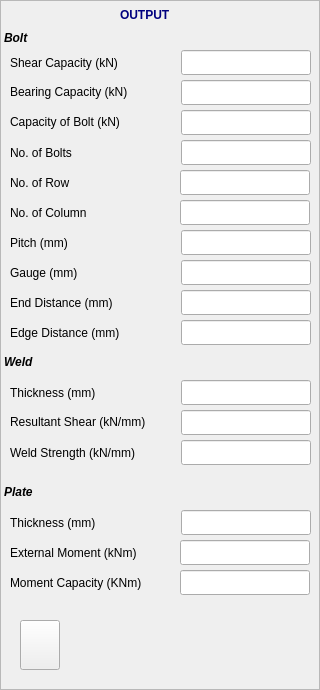
    <widget class="QFrame" name="outputFrame_2">
     <property name="geometry">
      <rect>
       <x>988</x>
       <y>620</y>
       <width>320</width>
       <height>690</height>
      </rect>
     </property>
     <property name="sizePolicy">
      <sizepolicy hsizetype="Fixed" vsizetype="Fixed">
       <horstretch>0</horstretch>
       <verstretch>0</verstretch>
      </sizepolicy>
     </property>
     <property name="minimumSize">
      <size>
       <width>320</width>
       <height>690</height>
      </size>
     </property>
     <property name="frameShape">
      <enum>QFrame::StyledPanel</enum>
     </property>
     <property name="frameShadow">
      <enum>QFrame::Raised</enum>
     </property>
     <widget class="QLineEdit" name="txtShrCapacity_2">
      <property name="geometry">
       <rect>
        <x>181</x>
        <y>50</y>
        <width>130</width>
        <height>25</height>
       </rect>
      </property>
      <property name="text">
       <string/>
      </property>
      <property name="readOnly">
       <bool>true</bool>
      </property>
     </widget>
     <widget class="QLineEdit" name="txtbearCapacity_2">
      <property name="geometry">
       <rect>
        <x>181</x>
        <y>80</y>
        <width>130</width>
        <height>25</height>
       </rect>
      </property>
      <property name="readOnly">
       <bool>true</bool>
      </property>
     </widget>
     <widget class="QLineEdit" name="txtBoltCapacity_2">
      <property name="geometry">
       <rect>
        <x>181</x>
        <y>110</y>
        <width>130</width>
        <height>25</height>
       </rect>
      </property>
      <property name="readOnly">
       <bool>true</bool>
      </property>
     </widget>
     <widget class="QLineEdit" name="txtNoBolts_2">
      <property name="geometry">
       <rect>
        <x>181</x>
        <y>140</y>
        <width>130</width>
        <height>25</height>
       </rect>
      </property>
      <property name="readOnly">
       <bool>true</bool>
      </property>
     </widget>
     <widget class="QLineEdit" name="txtPitch_2">
      <property name="geometry">
       <rect>
        <x>181</x>
        <y>230</y>
        <width>130</width>
        <height>25</height>
       </rect>
      </property>
      <property name="readOnly">
       <bool>true</bool>
      </property>
     </widget>
     <widget class="QLineEdit" name="txtGuage_2">
      <property name="geometry">
       <rect>
        <x>181</x>
        <y>260</y>
        <width>130</width>
        <height>25</height>
       </rect>
      </property>
      <property name="readOnly">
       <bool>true</bool>
      </property>
     </widget>
     <widget class="QLineEdit" name="txtEndDist_2">
      <property name="geometry">
       <rect>
        <x>181</x>
        <y>290</y>
        <width>130</width>
        <height>25</height>
       </rect>
      </property>
      <property name="readOnly">
       <bool>true</bool>
      </property>
     </widget>
     <widget class="QLineEdit" name="txtEdgeDist_2">
      <property name="geometry">
       <rect>
        <x>181</x>
        <y>320</y>
        <width>130</width>
        <height>25</height>
       </rect>
      </property>
      <property name="readOnly">
       <bool>true</bool>
      </property>
     </widget>
     <widget class="QLineEdit" name="txtWeldThick_2">
      <property name="geometry">
       <rect>
        <x>181</x>
        <y>380</y>
        <width>130</width>
        <height>25</height>
       </rect>
      </property>
      <property name="readOnly">
       <bool>true</bool>
      </property>
     </widget>
     <widget class="QLineEdit" name="txtResltShr_2">
      <property name="geometry">
       <rect>
        <x>181</x>
        <y>410</y>
        <width>130</width>
        <height>25</height>
       </rect>
      </property>
      <property name="readOnly">
       <bool>true</bool>
      </property>
     </widget>
     <widget class="QLineEdit" name="txtWeldStrng_2">
      <property name="geometry">
       <rect>
        <x>181</x>
        <y>440</y>
        <width>130</width>
        <height>25</height>
       </rect>
      </property>
      <property name="readOnly">
       <bool>true</bool>
      </property>
     </widget>
     <widget class="QLineEdit" name="txtPlateThick_2">
      <property name="geometry">
       <rect>
        <x>181</x>
        <y>510</y>
        <width>130</width>
        <height>25</height>
       </rect>
      </property>
      <property name="readOnly">
       <bool>true</bool>
      </property>
     </widget>
     <widget class="QLabel" name="label_44">
      <property name="geometry">
       <rect>
        <x>4</x>
        <y>30</y>
        <width>66</width>
        <height>17</height>
       </rect>
      </property>
      <property name="text">
       <string>&lt;html&gt;&lt;head/&gt;&lt;body&gt;&lt;p&gt;&lt;span style=&quot; font-weight:600; font-style:italic;&quot;&gt;Bolt&lt;/span&gt;&lt;/p&gt;&lt;/body&gt;&lt;/html&gt;</string>
      </property>
     </widget>
     <widget class="QLabel" name="label_45">
      <property name="geometry">
       <rect>
        <x>10</x>
        <y>50</y>
        <width>170</width>
        <height>25</height>
       </rect>
      </property>
      <property name="text">
       <string>Shear Capacity (kN)</string>
      </property>
     </widget>
     <widget class="QLabel" name="label_46">
      <property name="geometry">
       <rect>
        <x>10</x>
        <y>80</y>
        <width>150</width>
        <height>25</height>
       </rect>
      </property>
      <property name="text">
       <string>&lt;html&gt;&lt;head/&gt;&lt;body&gt;&lt;p&gt;Bearing Capacity (kN)&lt;/p&gt;&lt;/body&gt;&lt;/html&gt;</string>
      </property>
     </widget>
     <widget class="QLabel" name="labl123_2">
      <property name="geometry">
       <rect>
        <x>10</x>
        <y>110</y>
        <width>150</width>
        <height>25</height>
       </rect>
      </property>
      <property name="text">
       <string>&lt;html&gt;&lt;head/&gt;&lt;body&gt;&lt;p&gt;Capacity of Bolt (kN)&lt;/p&gt;&lt;/body&gt;&lt;/html&gt;</string>
      </property>
     </widget>
     <widget class="QLabel" name="t_2">
      <property name="geometry">
       <rect>
        <x>10</x>
        <y>140</y>
        <width>130</width>
        <height>25</height>
       </rect>
      </property>
      <property name="text">
       <string>No. of Bolts</string>
      </property>
     </widget>
     <widget class="QLabel" name="label_47">
      <property name="geometry">
       <rect>
        <x>10</x>
        <y>230</y>
        <width>130</width>
        <height>25</height>
       </rect>
      </property>
      <property name="text">
       <string>Pitch (mm)</string>
      </property>
     </widget>
     <widget class="QLabel" name="label_48">
      <property name="geometry">
       <rect>
        <x>10</x>
        <y>290</y>
        <width>130</width>
        <height>25</height>
       </rect>
      </property>
      <property name="text">
       <string>End Distance (mm)</string>
      </property>
     </widget>
     <widget class="QLabel" name="label_49">
      <property name="geometry">
       <rect>
        <x>10</x>
        <y>380</y>
        <width>130</width>
        <height>25</height>
       </rect>
      </property>
      <property name="text">
       <string>Thickness (mm)</string>
      </property>
     </widget>
     <widget class="QLabel" name="label_50">
      <property name="geometry">
       <rect>
        <x>10</x>
        <y>440</y>
        <width>160</width>
        <height>25</height>
       </rect>
      </property>
      <property name="text">
       <string>Weld Strength (kN/mm)</string>
      </property>
     </widget>
     <widget class="QLabel" name="label_51">
      <property name="geometry">
       <rect>
        <x>10</x>
        <y>260</y>
        <width>130</width>
        <height>25</height>
       </rect>
      </property>
      <property name="text">
       <string>Gauge (mm)</string>
      </property>
     </widget>
     <widget class="QLabel" name="label_52">
      <property name="geometry">
       <rect>
        <x>4</x>
        <y>350</y>
        <width>130</width>
        <height>25</height>
       </rect>
      </property>
      <property name="text">
       <string>&lt;html&gt;&lt;head/&gt;&lt;body&gt;&lt;p&gt;&lt;span style=&quot; font-weight:600; font-style:italic;&quot;&gt;Weld&lt;/span&gt;&lt;/p&gt;&lt;/body&gt;&lt;/html&gt;</string>
      </property>
     </widget>
     <widget class="QLabel" name="label_53">
      <property name="geometry">
       <rect>
        <x>10</x>
        <y>320</y>
        <width>140</width>
        <height>25</height>
       </rect>
      </property>
      <property name="text">
       <string>Edge Distance (mm)</string>
      </property>
     </widget>
     <widget class="QLabel" name="label_54">
      <property name="geometry">
       <rect>
        <x>10</x>
        <y>510</y>
        <width>130</width>
        <height>25</height>
       </rect>
      </property>
      <property name="text">
       <string>Thickness (mm)</string>
      </property>
     </widget>
     <widget class="QLabel" name="label_55">
      <property name="geometry">
       <rect>
        <x>10</x>
        <y>410</y>
        <width>170</width>
        <height>25</height>
       </rect>
      </property>
      <property name="text">
       <string>&lt;html&gt;&lt;head/&gt;&lt;body&gt;&lt;p&gt;Resultant Shear (kN/mm)&lt;/p&gt;&lt;/body&gt;&lt;/html&gt;</string>
      </property>
     </widget>
     <widget class="QLabel" name="label_56">
      <property name="geometry">
       <rect>
        <x>10</x>
        <y>540</y>
        <width>160</width>
        <height>25</height>
       </rect>
      </property>
      <property name="text">
       <string>External Moment (kNm)</string>
      </property>
     </widget>
     <widget class="QLabel" name="label_57">
      <property name="geometry">
       <rect>
        <x>4</x>
        <y>480</y>
        <width>130</width>
        <height>25</height>
       </rect>
      </property>
      <property name="text">
       <string>&lt;html&gt;&lt;head/&gt;&lt;body&gt;&lt;p&gt;&lt;span style=&quot; font-weight:600; font-style:italic;&quot;&gt;Plate&lt;/span&gt;&lt;/p&gt;&lt;/body&gt;&lt;/html&gt;</string>
      </property>
     </widget>
     <widget class="QLineEdit" name="txtExtMomnt_2">
      <property name="geometry">
       <rect>
        <x>180</x>
        <y>540</y>
        <width>130</width>
        <height>25</height>
       </rect>
      </property>
      <property name="readOnly">
       <bool>true</bool>
      </property>
     </widget>
     <widget class="QLineEdit" name="txtMomntCapacity_2">
      <property name="geometry">
       <rect>
        <x>180</x>
        <y>570</y>
        <width>130</width>
        <height>25</height>
       </rect>
      </property>
      <property name="readOnly">
       <bool>true</bool>
      </property>
     </widget>
     <widget class="QLabel" name="label_58">
      <property name="geometry">
       <rect>
        <x>10</x>
        <y>570</y>
        <width>170</width>
        <height>25</height>
       </rect>
      </property>
      <property name="text">
       <string>Moment Capacity (KNm)</string>
      </property>
     </widget>
     <widget class="QLabel" name="lbl_col_2">
      <property name="geometry">
       <rect>
        <x>10</x>
        <y>200</y>
        <width>130</width>
        <height>25</height>
       </rect>
      </property>
      <property name="text">
       <string>No. of Column</string>
      </property>
     </widget>
     <widget class="QLabel" name="lbl_row_2">
      <property name="geometry">
       <rect>
        <x>10</x>
        <y>170</y>
        <width>130</width>
        <height>25</height>
       </rect>
      </property>
      <property name="text">
       <string>No. of Row</string>
      </property>
     </widget>
     <widget class="QLineEdit" name="lineEdit_3">
      <property name="geometry">
       <rect>
        <x>180</x>
        <y>170</y>
        <width>130</width>
        <height>25</height>
       </rect>
      </property>
     </widget>
     <widget class="QLineEdit" name="lineEdit_4">
      <property name="geometry">
       <rect>
        <x>180</x>
        <y>200</y>
        <width>130</width>
        <height>25</height>
       </rect>
      </property>
     </widget>
     <widget class="QLabel" name="label_59">
      <property name="geometry">
       <rect>
        <x>120</x>
        <y>0</y>
        <width>60</width>
        <height>31</height>
       </rect>
      </property>
      <property name="text">
       <string>&lt;html&gt;&lt;head/&gt;&lt;body&gt;&lt;p&gt;&lt;span style=&quot; font-weight:600; color:#00007f;&quot;&gt;OUTPUT&lt;/span&gt;&lt;/p&gt;&lt;/body&gt;&lt;/html&gt;</string>
      </property>
     </widget>
     <widget class="QPushButton" name="pushButton_2">
      <property name="geometry">
       <rect>
        <x>20</x>
        <y>620</y>
        <width>40</width>
        <height>50</height>
       </rect>
      </property>
      <property name="text">
       <string/>
      </property>
      <property name="icon">
       <iconset>
        <normaloff>:/images/logo.jpg</normaloff>:/images/logo.jpg</iconset>
      </property>
      <property name="iconSize">
       <size>
        <width>40</width>
        <height>50</height>
       </size>
      </property>
      <property name="checkable">
       <bool>false</bool>
      </property>
      <property name="autoDefault">
       <bool>false</bool>
      </property>
      <property name="default">
       <bool>false</bool>
      </property>
      <property name="flat">
       <bool>false</bool>
      </property>
     </widget>
    </widget>
